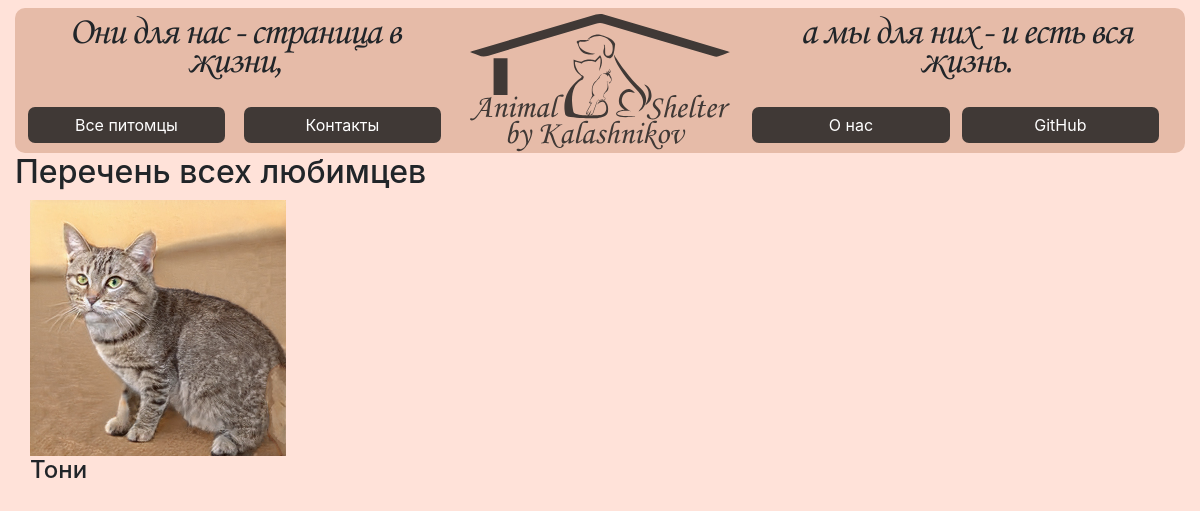
Before: /animals/ with the older database file.
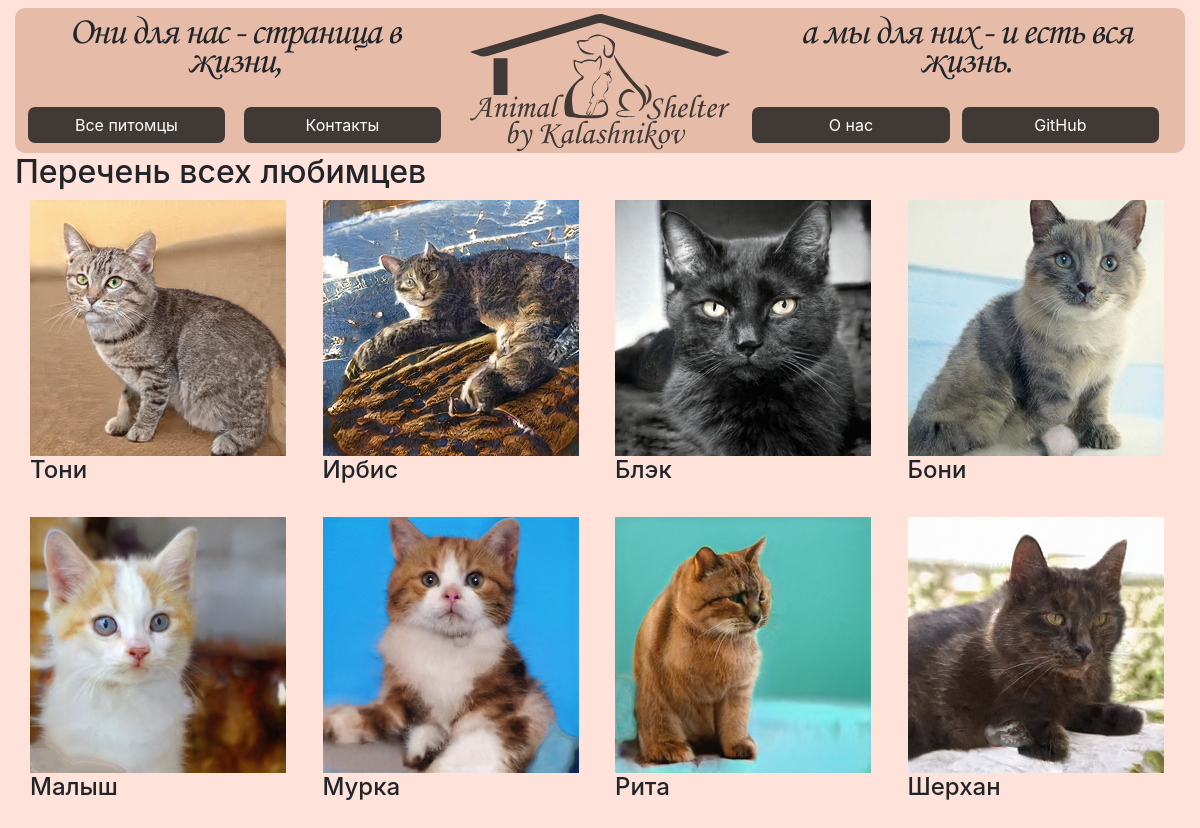
After: the same page with the newer database file.
### animal_shelter/models.py (models this page shows, shortened)
class Animal(models.Model):
    nickname = models.CharField(max_length=100)
    breed = models.TextField()
    description = models.TextField()
    arrival_date = models.DateTimeField(auto_now_add=True)
    type_of_animal = models.ForeignKey('Type_of_animal', on_delete=models.CASCADE) # реализовал мерезотдельную модель чтобы можно было добавлять новых в админ-панели
    photo = models.ImageField(upload_to='uploads/%Y/%m/%d/', blank=True)
    BOY = 'B'
    GIRL = 'G'
    type_of_gender = [
        (BOY, 'Boy'),
        (GIRL, 'Girl'),
    ]
    gender = models.CharField(
        max_length=1,
        choices=type_of_gender,
        default=BOY,
    )
    availability_of_reference = models.BooleanField(default=False)
    age = models.SmallIntegerField()

### animal_shelter/views.py (the view)
# urls.py: path("animals/", AnimalList.as_view()),
class AnimalList(ListView):
    model = Animal
    template_name = 'animal_list.html'

### animal_shelter/templates/animal_list.html (shortened to what this page needs)
{% extends 'base.html' %}
{% block content %}
	<h2>Перечень всех любимцев</h2>
	<div class=" all-pet">
		{% for animal in object_list %}
			<div class="col-3">
				<div><a href="/animals/{{ animal.pk }}/"><img src="{{ animal.photo.url }}" height="256" width="256" alt="{{ animal.nickname }}"></a></div>
				<div><h4>{{ animal.nickname }}</h4></div>
			</div>
		{% endfor %}
	</div>
{% endblock %}

### animal_shelter/templates/base.html (shortened to what this page needs)
{% load staticfiles %}
<!DOCTYPE html>
<html lang="ru">
<head>
    <link rel="stylesheet" href="https://stackpath.bootstrapcdn.com/bootstrap/4.4.1/css/bootstrap.min.css">
    <link rel="stylesheet" type="text/css" href="{% static 'css/style.css' %}">
</head>
<body class="container-fluid">
	<header class="row">
		<div class="col header-col">
			<div class="row header-row">
				<p class="quote">Они для нас - страница в жизни,</p>
			</div>
			<div class="row nav">
				<a href="/animals" class="link">Все питомцы</a>
				<a href="/contact" class="link">Контакты</a>
			</div>
		</div>
		<div class="col-3">
			<a href="/"><img src="../../static/img/cpd.svg" height="139" width="auto" alt="logo"></a>
		</div>
		<div class="col header-col">
			<div class="row header-row">
				<p class="quote">а мы для них - и есть вся жизнь.</p>
			</div>
			<div class="row">
				<a href="/about" class="link">О нас</a>
				<a href="https://github.com/m-v-kalashnikov/animal_shelter.git" class="link">GitHub</a>
			</div>
		</div>
	</header>
	<main>
        <div class="content-container">
	        {% block content %}
	        {% endblock %}
	    </div>
	</main>
</body>
</html>

### static/css/style.css (style rules this page uses)
body { background-color: #FFE2D9; }
.container-fluid { max-width: 1345px; }
header { margin-top: 0.7vw; background-color: #e6bba8; padding-top: 0.5vw; }
header>div.col-3 { display: flex; justify-content: center; }
header.row { margin-right: 0px; margin-left: 0px; border-radius: 10px; }
.quote { font-family: Open Sans; font-size: 39px; line-height: 29px; letter-spacing: -1.5px; text-align: center; }
.nav { display: flex; justify-content: space-evenly; }
.header-col { display: flex; flex-direction: column; justify-content: space-around; }
.header-row { flex-direction: column; margin-right: 0; margin-left: 0; }
.link { background-color: #403936; padding: 0.5vw; margin: 0.5vw; width: 45%; text-align: center; color: #FFFFFF; border-radius: 7px; }
.all-pet { display: flex; flex-wrap: wrap; }
.all-pet>div.col-3 { margin-bottom: 2vw; }

Changed rows visible on the page:
added Animal: photo (picture), nickname "Ирбис"
added Animal: photo (picture), nickname "Блэк"
added Animal: photo (picture), nickname "Бони"
added Animal: photo (picture), nickname "Малыш"
added Animal: photo (picture), nickname "Мурка"
added Animal: photo (picture), nickname "Рита"
added Animal: photo (picture), nickname "Шерхан"
